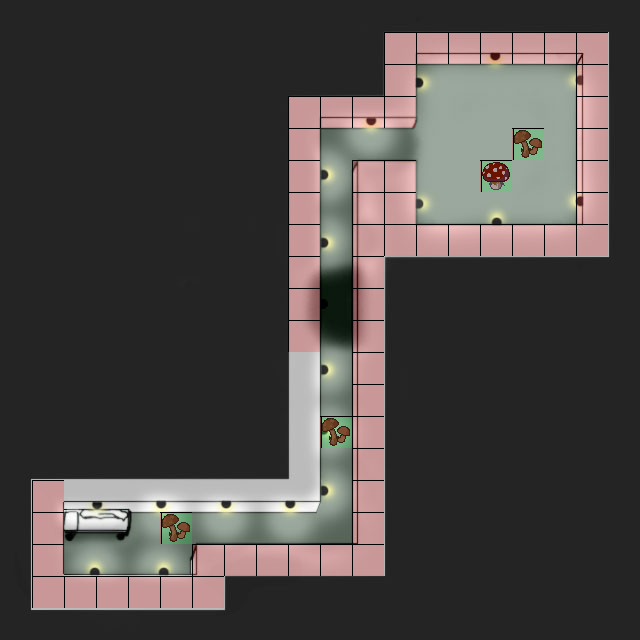

Below is a game level as drawn by its tile map, then a one-line description and the .tmx that defines it (tile-layer data replaced by summaries):
An orthogonal 20x20 tile map with 32x32 px tiles, 3 tile layers (Background, SpecialTiles, Mushroom), 3 tilesets and 4 objects (2x EnemySpawn1, EnemySpwan1, SpawnPoint).

<map version="1.0" orientation="orthogonal" width="20" height="20" tilewidth="32" tileheight="32">
 <tileset firstgid="1" name="lightsdonefirstmaph2t" tilewidth="32" tileheight="32">
  <image source="lightsdonefirstmaph2t.jpg" width="640" height="640" />
 </tileset>
 <tileset firstgid="401" name="meta_tiles" tilewidth="32" tileheight="32">
  <image source="meta_tiles.png" width="67" height="34" />
  <tile id="0">
   <properties>
    <property name="Collidable" value="True" />
   </properties>
  </tile>
  <tile id="1">
   <properties>
    <property name="Collectable" value="True" />
   </properties>
  </tile>
 </tileset>
 <tileset firstgid="403" name="terrain_atlas" tilewidth="32" tileheight="32">
  <image source="terrain_atlas.png" width="1024" height="1024" />
 </tileset>
 <layer name="Background" width="20" height="20">
  <data>[400 cells, 400 non-empty, 400 distinct tile ids]</data>
 </layer>
 <objectgroup color="#ff191c" name="Objects" width="20" height="20">
  <properties>
   <property name="Enemy" value="1" />
  </properties>
  <object name="EnemySpwan1" x="432" y="143">
   <properties>
    <property name="Enemy" value="1" />
   </properties>
  </object>
  <object name="EnemySpawn1" x="335" y="301">
   <properties>
    <property name="Enemy" value="1" />
   </properties>
  </object>
  <object name="EnemySpawn1" x="271" y="527">
   <properties>
    <property name="Enemy" value="1" />
   </properties>
  </object>
  <object name="SpawnPoint" x="128" y="293" width="21" height="17" />
 </objectgroup>
 <layer name="SpecialTiles" width="20" height="20">
  <data>[400 cells, 64 non-empty, 2 distinct tile ids]</data>
 </layer>
 <layer name="Mushroom" width="20" height="20">
  <data>[400 cells, 4 non-empty, 2 distinct tile ids]</data>
 </layer>
</map>
